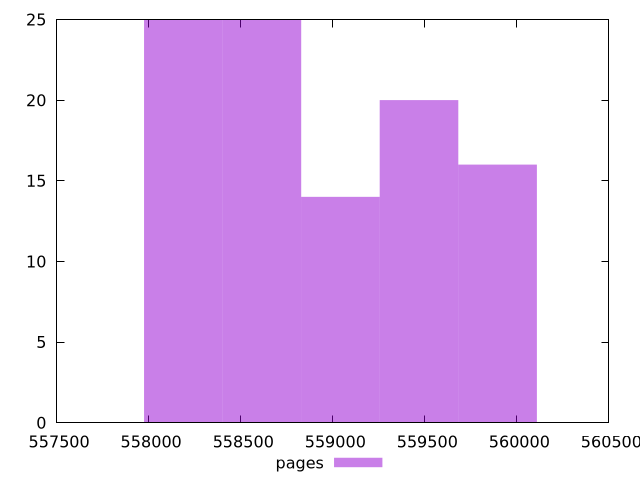

Source code (gnuplot):
$_pages <<EOF
559041.8998272164 14
559468.6493690693 20
559895.3989109221 16
558188.4007435107 25
558615.1502853635 25
EOF
set key outside below
set terminal pngcairo
set output "report_00004_2020-11-02T20-21-41.718Z/uses-long-cache-ttl/pages//raw_hist.png"
set yrange [0:25]
set boxwidth 426.74954185283696
set style fill transparent solid 0.5 noborder
plot $_pages title "pages" with boxes ,
